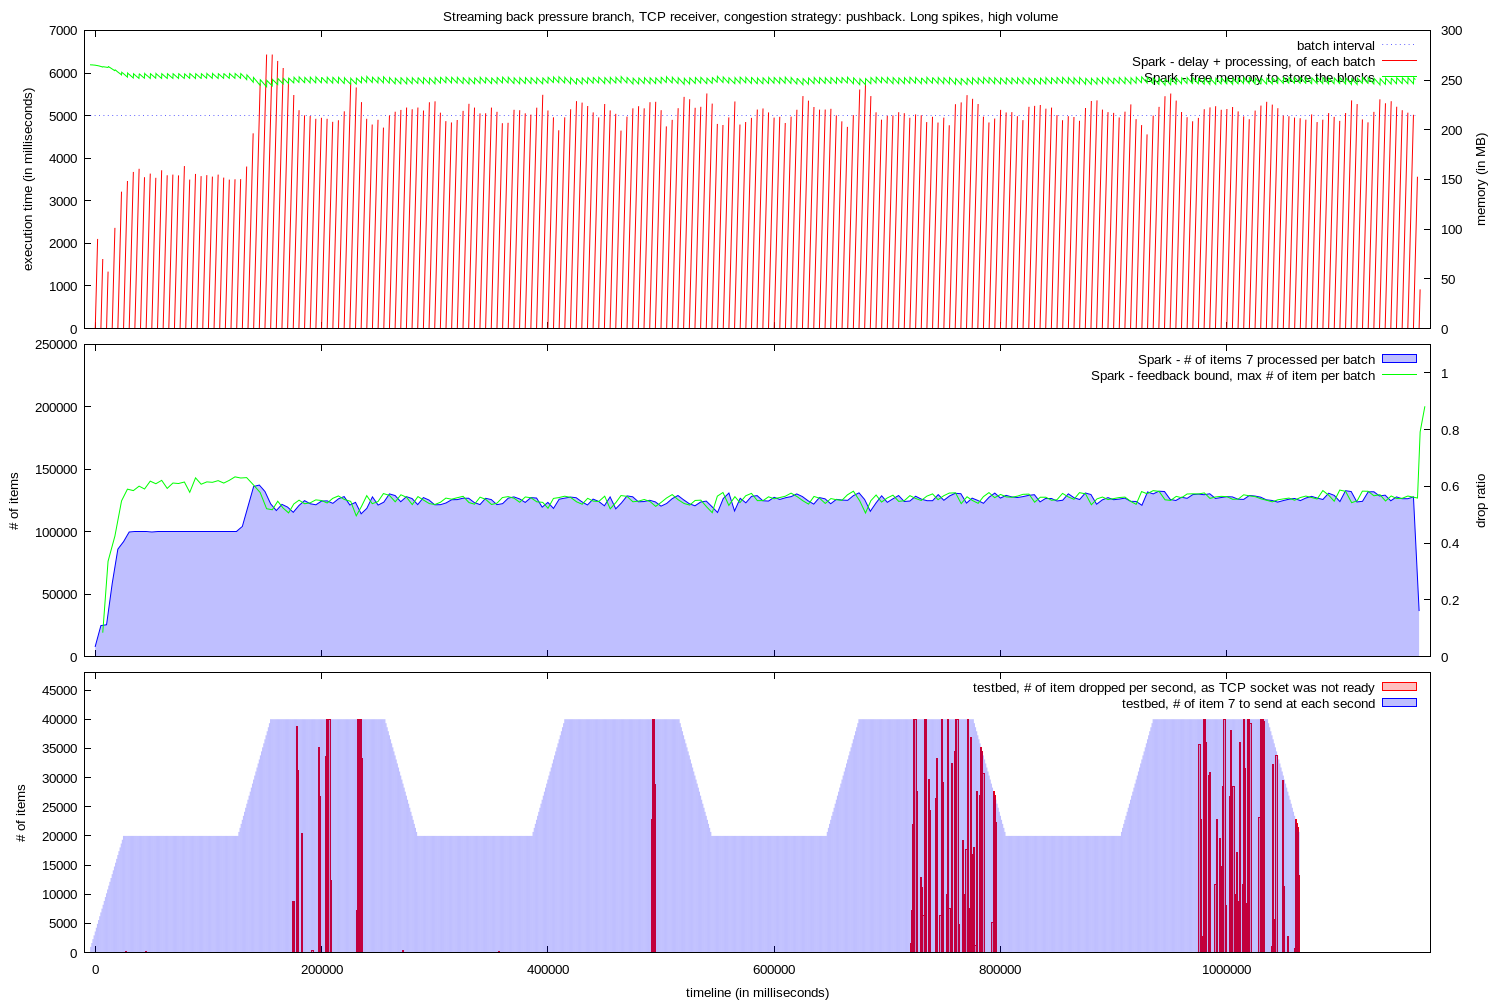

Source code (gnuplot):

set y2range [0:]
set y2tics
set yrange [0:]
set lmargin 12
set rmargin 10
set datafile missing "?"
set style fill transparent solid 0.25

set style arrow 1 nohead ls 1
set ytics nomirror

set terminal pngcairo dashed enhanced font "arial,10" fontscale 1.0 size 1500,1000
set output "graph.png"

set multiplot layout 3, 1 title "Streaming back pressure branch, TCP receiver, congestion strategy: pushback. Long spikes, high volume"

set xrange [ -9496 : 1180032 ]
set xtics format " "
set bmargin 1
set ylabel "execution time (in milliseconds)"
set y2label "memory (in MB)"

plot "memory.log" using 1:(5000) with line lt 0 lc 3 title "batch interval", \
  "execution.log" using 2:(0):($1-$2):($1-$2) with vector title "Spark - delay + processing, of each batch" arrowstyle 1, \
  "memory.log" using 1:($2/1024) axes x1y2 with lines title "Spark - free memory to store the blocks" lt 1 lc 2
 


set tmargin 0
set ylabel "# of items"
set y2label "drop ratio"
set y2range [ 0 : 1.1 ]

plot "execution.log" using 2:($3) with filledcurve x1 title "Spark - # of items 7 processed per batch" lt 1 lc 3, \
  "feedback.log" using 1:($2 * 25) with lines title "Spark - feedback bound, max # of item per batch" lt 1 lc 2


set xlabel "timeline (in milliseconds)"


set xtics format "%.0f"
set bmargin 3
set ylabel "# of items"
unset y2label
unset y2tics
unset y2range


set yrange [ 0 : 48000 ]
set y2range [ 0 : 48000 ]

set boxwidth 1000

plot "droppedValuesPerSecond.log" using 1:2 with boxes title "testbed, # of item dropped per second, as TCP socket was not ready" lt 1 lc 1, \
"tick.log" using 1:($2) with fillsteps title "testbed, # of item 7 to send at each second" lt 1 lc 3
unset multiplot
